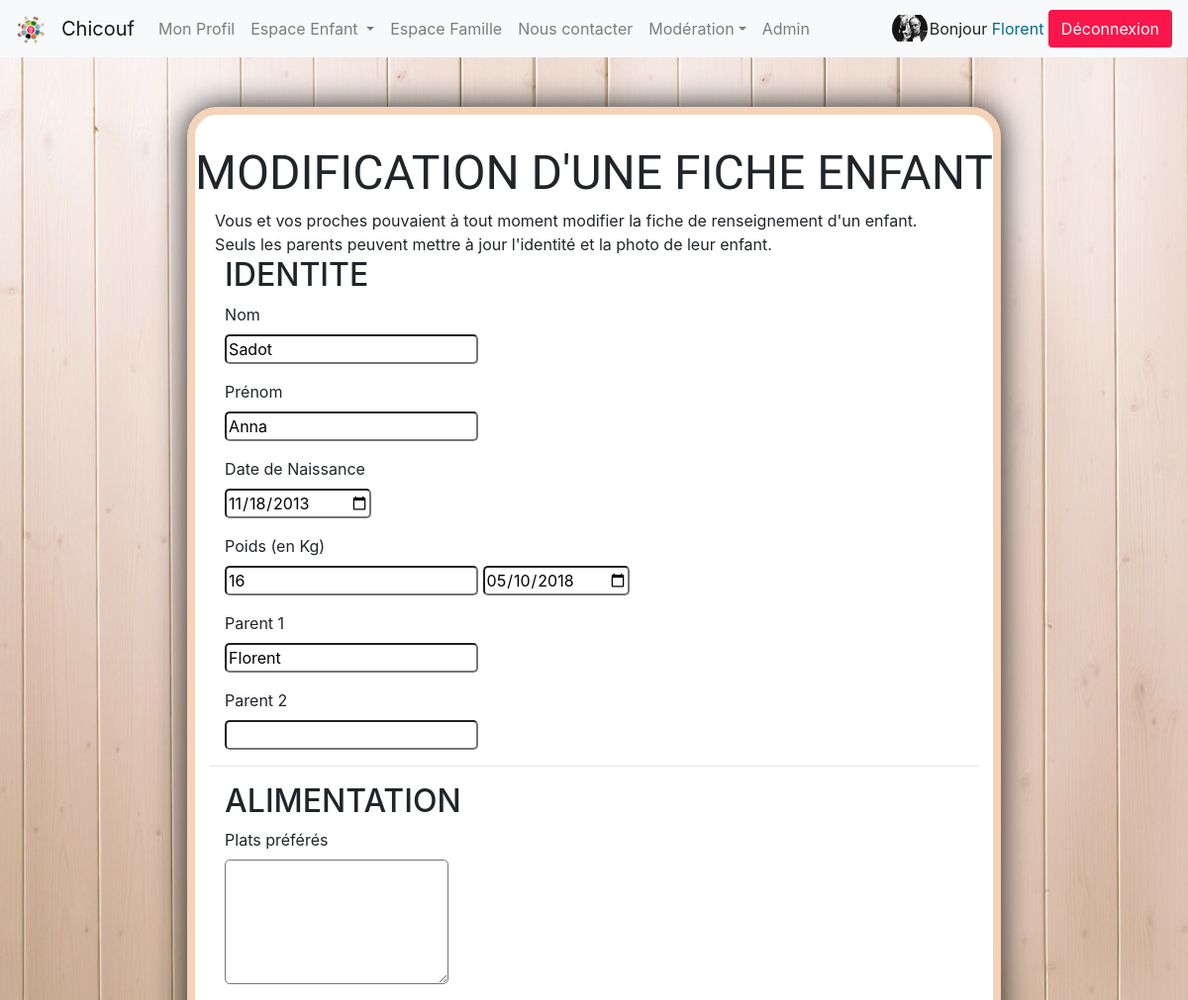
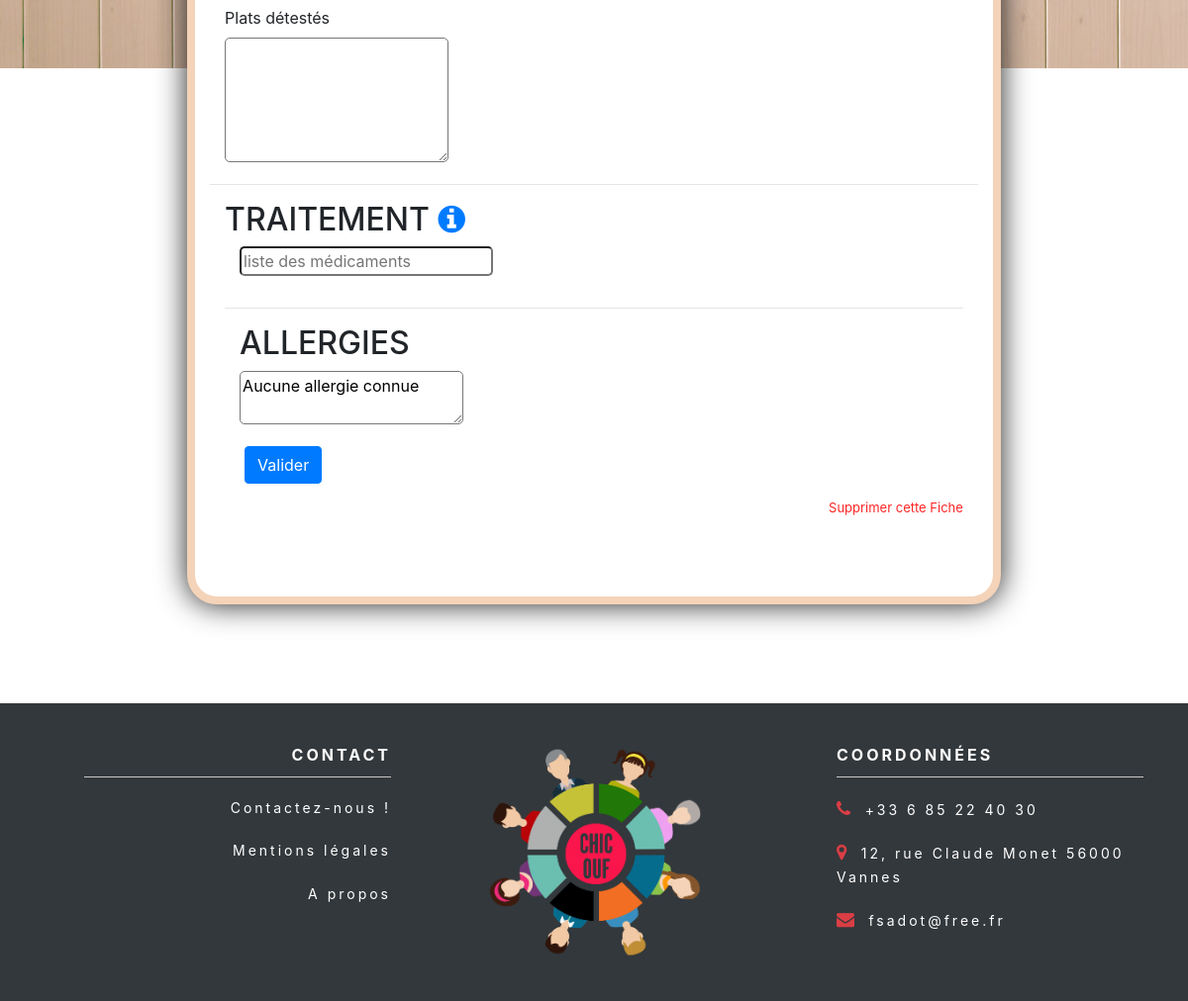
The app's page /index.php?action=goToUpdateChild&idChildren=91 (signed in) with its own data (2 pictures, top to bottom).
### tables this page shows
CREATE TABLE IF NOT EXISTS `member_children` (
  `idMember` int(11) NOT NULL,
  `idChildren` int(11) NOT NULL
);

CREATE TABLE IF NOT EXISTS `children` (
`idChildren` int(11) NOT NULL,
  `surname` varchar(60) NOT NULL,
  `firstname` varchar(60) NOT NULL,
  `bulk` int(11) NOT NULL,
  `bulkDate` date NOT NULL,
  `img` text NOT NULL,
  `birthdate` date NOT NULL,
  `gender` int(11) NOT NULL,
  `parent1` varchar(60) NOT NULL,
  `parent2` varchar(60) DEFAULT NULL,
  `updateLog` datetime NOT NULL,
  `updateUser` varchar(255) NOT NULL
);

CREATE TABLE IF NOT EXISTS `children_allergy` (
  `idChildren` int(11) NOT NULL,
  `idAllergy` int(11) NOT NULL
);

CREATE TABLE IF NOT EXISTS `allergy` (
`idAllergy` int(11) NOT NULL,
  `content` text
);

### app/Models/ChildManager.php (called while the page is built, shortened)
<?php
class ChildManager extends Manager
{
    public function getChild($idChild){
        $db = $this -> dbConnect();
        $data = $db->prepare('SELECT * FROM children INNER JOIN member_children ON member_children.idChildren = children.idChildren WHERE member_children.idChildren = ?');
        $data->execute(array($idChild));
        return $data;
    }
    public function getAllergy($idChild){
        $db = $this -> dbConnect();
        $connex3 = $db->prepare('SELECT * FROM allergy JOIN children_allergy ON allergy.idAllergy= children_allergy.idAllergy WHERE idChildren = ?');
        $connex3->execute(array($idChild));
        return $connex3;
    }
}

### app/Views/frontend/editChild.php (the view, shortened to what this page needs)
<?php require 'templateNav.php' ?>
<div class="container-fluid childMain ">
          <div class="row formCrEd mainPV">
<?php
$newData = $data->fetch()
?>
        <form method="post" autocomplete="off" class="editForm" action="index.php?action=updateChild&idChildren=<?= $newData['idChildren'] ?>">
          <h1 class="h1Create">MODIFICATION D'UNE FICHE ENFANT</h1>
          <article>
            <p class="editP2">Vous et vos proches pouvaient à tout moment modifier la fiche de renseignement d'un enfant.</p>
            <p class="editP2">Seuls les parents peuvent mettre à jour l'identité et la photo de leur enfant.</p> </article>
<?php
if($_SESSION['firstname'] == $newData['parent1'] || $_SESSION['firstname'] == $newData['parent2']){
?>
        <div class="col-xs-8 col-sm-12">
          <div class="form-group col-lg-12">
            <h2 class="h2Create">IDENTITE</h2>
            <label for="lastname1Up">Nom</label><br />
            <input type="text" id="lastname1Up" name="lastNameCo"  required="valid" cols="30" value="<?= $newData['surname']; ?>" />
          </div>
          <div class="form-group col-lg-12">
            <label for="firstname1Up">Prénom</label><br />
            <input type="text" id="firstname1Up" name="firstNameCo" required="valid" cols="30" value="<?= $newData['firstname']; ?>" >
          </div>
          <div class="form-group col-lg-12">
            <label for="birthdateUp">Date de Naissance</label><br />
            <input type="date" id="birthdateUp" name="birthDateCo" required="valid" cols="30" value="<?= $newData['birthdate']; ?>" >
          </div>
          <div class="form-group col-lg-12">
            <label for="weightUp">Poids (en Kg)</label><br />
            <input type="text" id="weightUp" name="weightUp" cols="30" value="<?= $newData['bulk'] ?>" />
            <input type="date" id="weightDateUp" name="weightDateUp" value="<?= $newData['bulkDate'] ?>" />
          </div>
          <div class="form-group col-lg-12">
            <label for="parent1Up">Parent 1</label><br />
            <input type="text" id="parent1Up" name="parent1Co" required="valid" cols="30" value="<?= $newData['parent1']; ?>">
            </div>
          <div class="form-group col-lg-12 ">
            <label for="parent2Up">Parent 2</label><br />
            <input type="text" id="parent2Up" name="parent2Co" cols="30" value="<?= $newData['parent2']; ?>" >
          </div><hr>
<?php
}
?>
<?php
$newConnex2 = $connex2->fetch()
?>
            <div class="form-group col-lg-12 ">
            <h2 class="h2Create">ALIMENTATION</h2>
            <label for="favoriteMeal">Plats préférés</label><br />
            <textarea id="favoriteMealUp" name="favoriteMealCo" autofocus="on" rows="5" cols="20" ><?= $newConnex2['favorite_meal']; ?></textarea>
            </div>
            <div class="form-group col-lg-12 ">
            <label for="hatedMeal">Plats détestés</label><br />
            <textarea id="hatedMealUp" name="hatedMealCo" rows="5" cols="20"><?= $newConnex2['hated_meal']; ?></textarea>
            </div><hr>
<div class="form-group col-lg-12">
            <h2 class="h2Create">TRAITEMENT <a href="#smallC" data-toggle="collapse" aria-expanded="false" aria-controls="#smallC"><i class="fa fa-info-circle"></i></a></h2>
<?php
$newConnex3 = $connex3->fetch()
?>
            <div class="autocomplete ui-front form-group col-lg-12" >
              <input id="myInput" type="text" name="medsCo" placeholder="liste des médicaments">
            </div>
            <hr>
            <div class="form-group col-lg-12 ">
              <h2  class="h2Create lampost" >ALLERGIES</h2>
            <textarea id="allergiesUp" name="allergiesCo" rows="2" cols="20" ><?= $newConnex3['content'] ?></textarea>
            </div>
            <div class="form-check col-lg-12">
              <a class="btn btn-primary"  id="submitChildren2" style="color:white;">Valider</a>
            </div>
<?php
if($_SESSION['firstname'] == $newData['parent1'] || $_SESSION['firstname'] == $newData['parent2']){
?>
            <a class="social delPV" data-toggle="modal" data-target="#modalDeleteChild" href="#" >Supprimer cette Fiche</a>
<?php
}
?>
</div>
</form>
</div>
</div>
<?php require 'templateHeadScripts.php'; ?>

### app/Public/css/style.css (style rules this page uses)
body { font-family: 'Roboto', sans-serif; background-color: #dbe7f7; }
.childForm, .editForm { padding-bottom:50px; }
.formCrEd { margin-top:50px; background-color:white; padding:30px 0; border-radius:30px; box-shadow: 0 0 30px #212121; }
.childMain { display:flex; flex-direction: column; align-items:center; }
.autocomplete { position: relative; display: inline-block; }
.mainPV { background-color:white; padding:30px 0; border: 8px solid #f4d3b8; border-radius:30px; box-shadow: 0 0 30px #212121; }
.h1Create { font-size:3rem; text-align: center; font-family: 'Caveat Brush', cursive; }
input,textarea { border-radius:5px; }
.delPV { float: right; color:red; font-size: 13px; padding-top:15px; opacity: 85%; }
.editP2 { margin: 0 20px; }

### app/Views/frontend/editChild.php (style rules this page uses)
body { background-image:url(app/Public/Backgrounds/backg-bois-rouge.jpg);background-repeat:no-repeat;background-attachment:fixed; }

### records on screen
member_children: lastNameCo "Sadot", firstNameCo "Anna", birthDateCo "11/18/2013", weightUp "16", weightDateUp "05/10/2018", parent1Co "Florent"
children_allergy: allergiesCo "Aucune allergie connue"

### other values on screen
$_SESSION['firstname'] "Florent"
